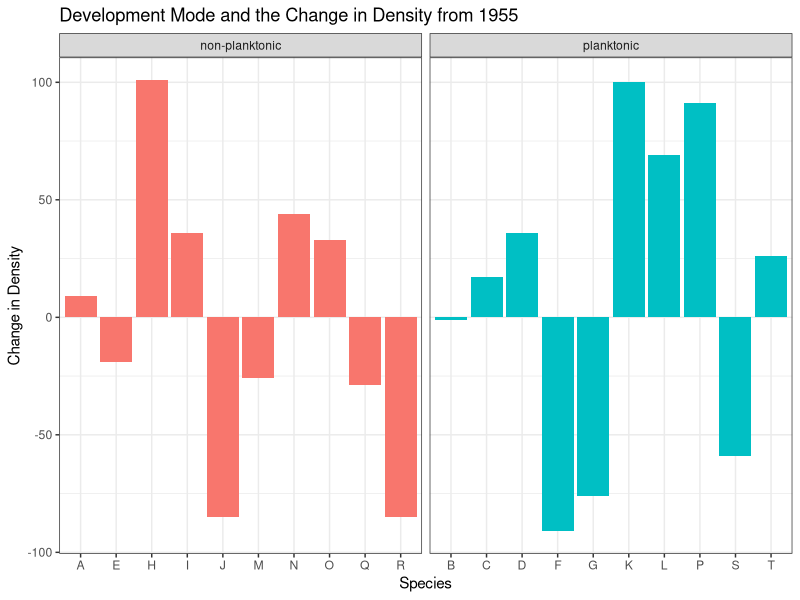
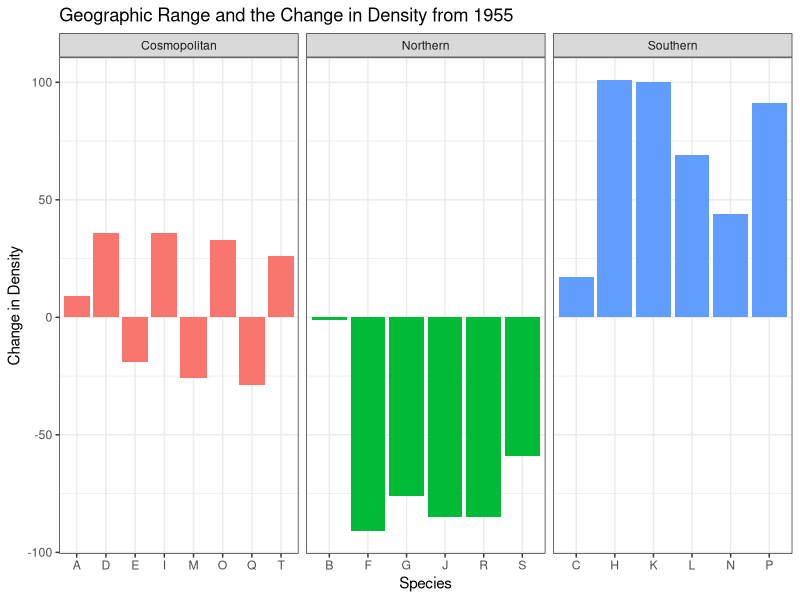
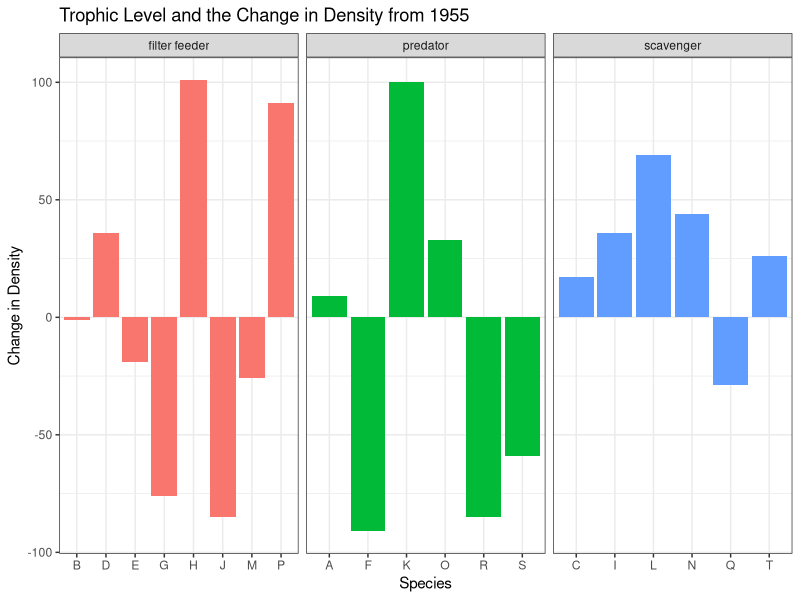
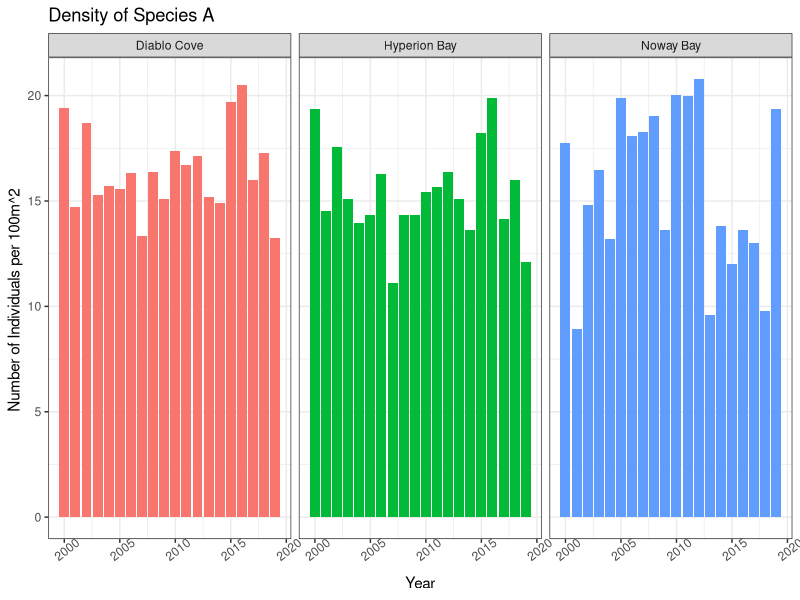
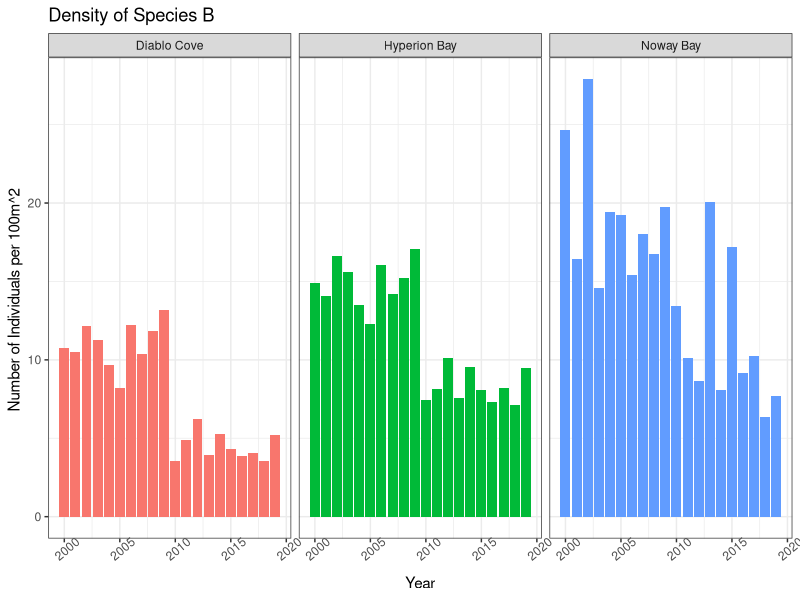
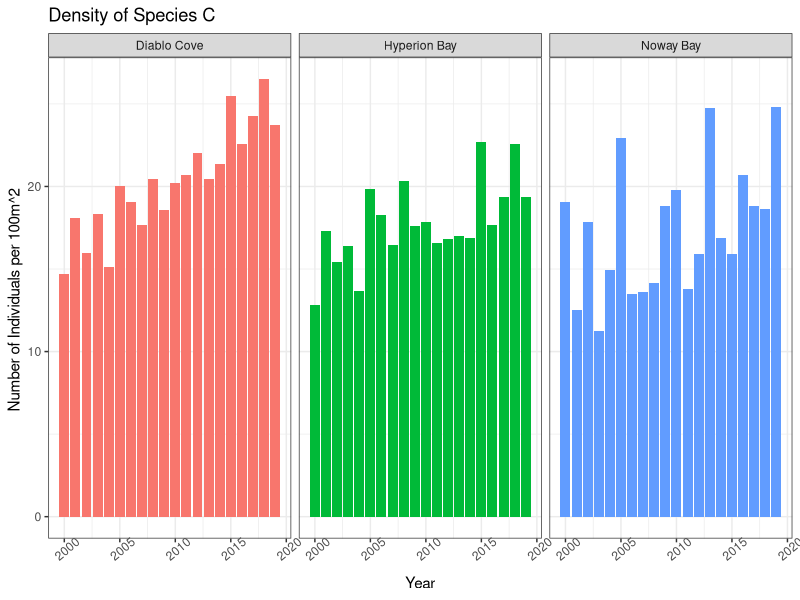

R code for these plots, in order:
## ---- chunk 1
knitr::opts_chunk$set(echo = TRUE)
library(tidyverse)
## ---- chunk 2

climate_change <- read_csv("climate_change.csv")


## ---- chunk 3

development_change <- ggplot(climate_change, aes(x = Species, y = density_change, fill = development)) +
  geom_bar(stat = "identity") +
  facet_wrap(~development, scales = "free_x") +
  labs(title = "Development Mode and the Change in Density from 1955",
       y = "Change in Density") +
  theme_bw()+
  theme(legend.position = "none") 

development_change


## ---- chunk 4

geographic <- ggplot(climate_change, aes(x = Species, y = density_change, fill = geographic_range))+
  geom_bar(stat = "identity")+
  facet_wrap(~geographic_range, scales = "free_x") +
  theme_bw()+
  labs(title = "Geographic Range and the Change in Density from 1955",
       y = "Change in Density") +
  theme(legend.position = "none")

geographic



## ---- chunk 5

trophic <- ggplot(climate_change, aes(x = Species, y = density_change, fill = trophic_level))+
  geom_bar(stat = "identity")+
  facet_wrap(~trophic_level, scales = "free_x") +
  theme_bw()+
  labs(title = "Trophic Level and the Change in Density from 1955",
       y = "Change in Density") +
  theme(legend.position = "none")

trophic



## ---- chunk 6

nuclear <- read_csv("nuclearpowerplant.csv")

nuclearspecies <- read_csv("nuclear_species.csv")


## ---- chunk 7

speciesa <- ggplot(nuclearspecies, aes(x = Year, y = A, fill = Plant)) +
  geom_bar(stat = "identity") +
  facet_wrap(~Plant) +
  theme_bw() +
  theme(legend.position = "none",
        axis.text.x = element_text(angle = 38)) +
  labs(title = "Density of Species A",
       y = "Number of Individuals per 100m^2 ")
  

speciesa

## ---- chunk 8

speciesb <- ggplot(nuclearspecies, aes(x = Year, y = B, fill = Plant)) +
  geom_bar(stat = "identity") +
  facet_wrap(~Plant) +
  theme_bw() +
  theme(legend.position = "none",
        axis.text.x = element_text(angle = 40)) +
  labs(title = "Density of Species B",
       y = "Number of Individuals per 100m^2 ")
  

speciesb


## ---- chunk 9

speciesc <- ggplot(nuclearspecies, aes(x = Year, y = C, fill = Plant)) +
  geom_bar(stat = "identity") +
  facet_wrap(~Plant) +
  theme_bw() +
  theme(legend.position = "none",
        axis.text.x = element_text(angle = 40)) +
  labs(title = "Density of Species C",
       y = "Number of Individuals per 100m^2 ")
  

speciesc



